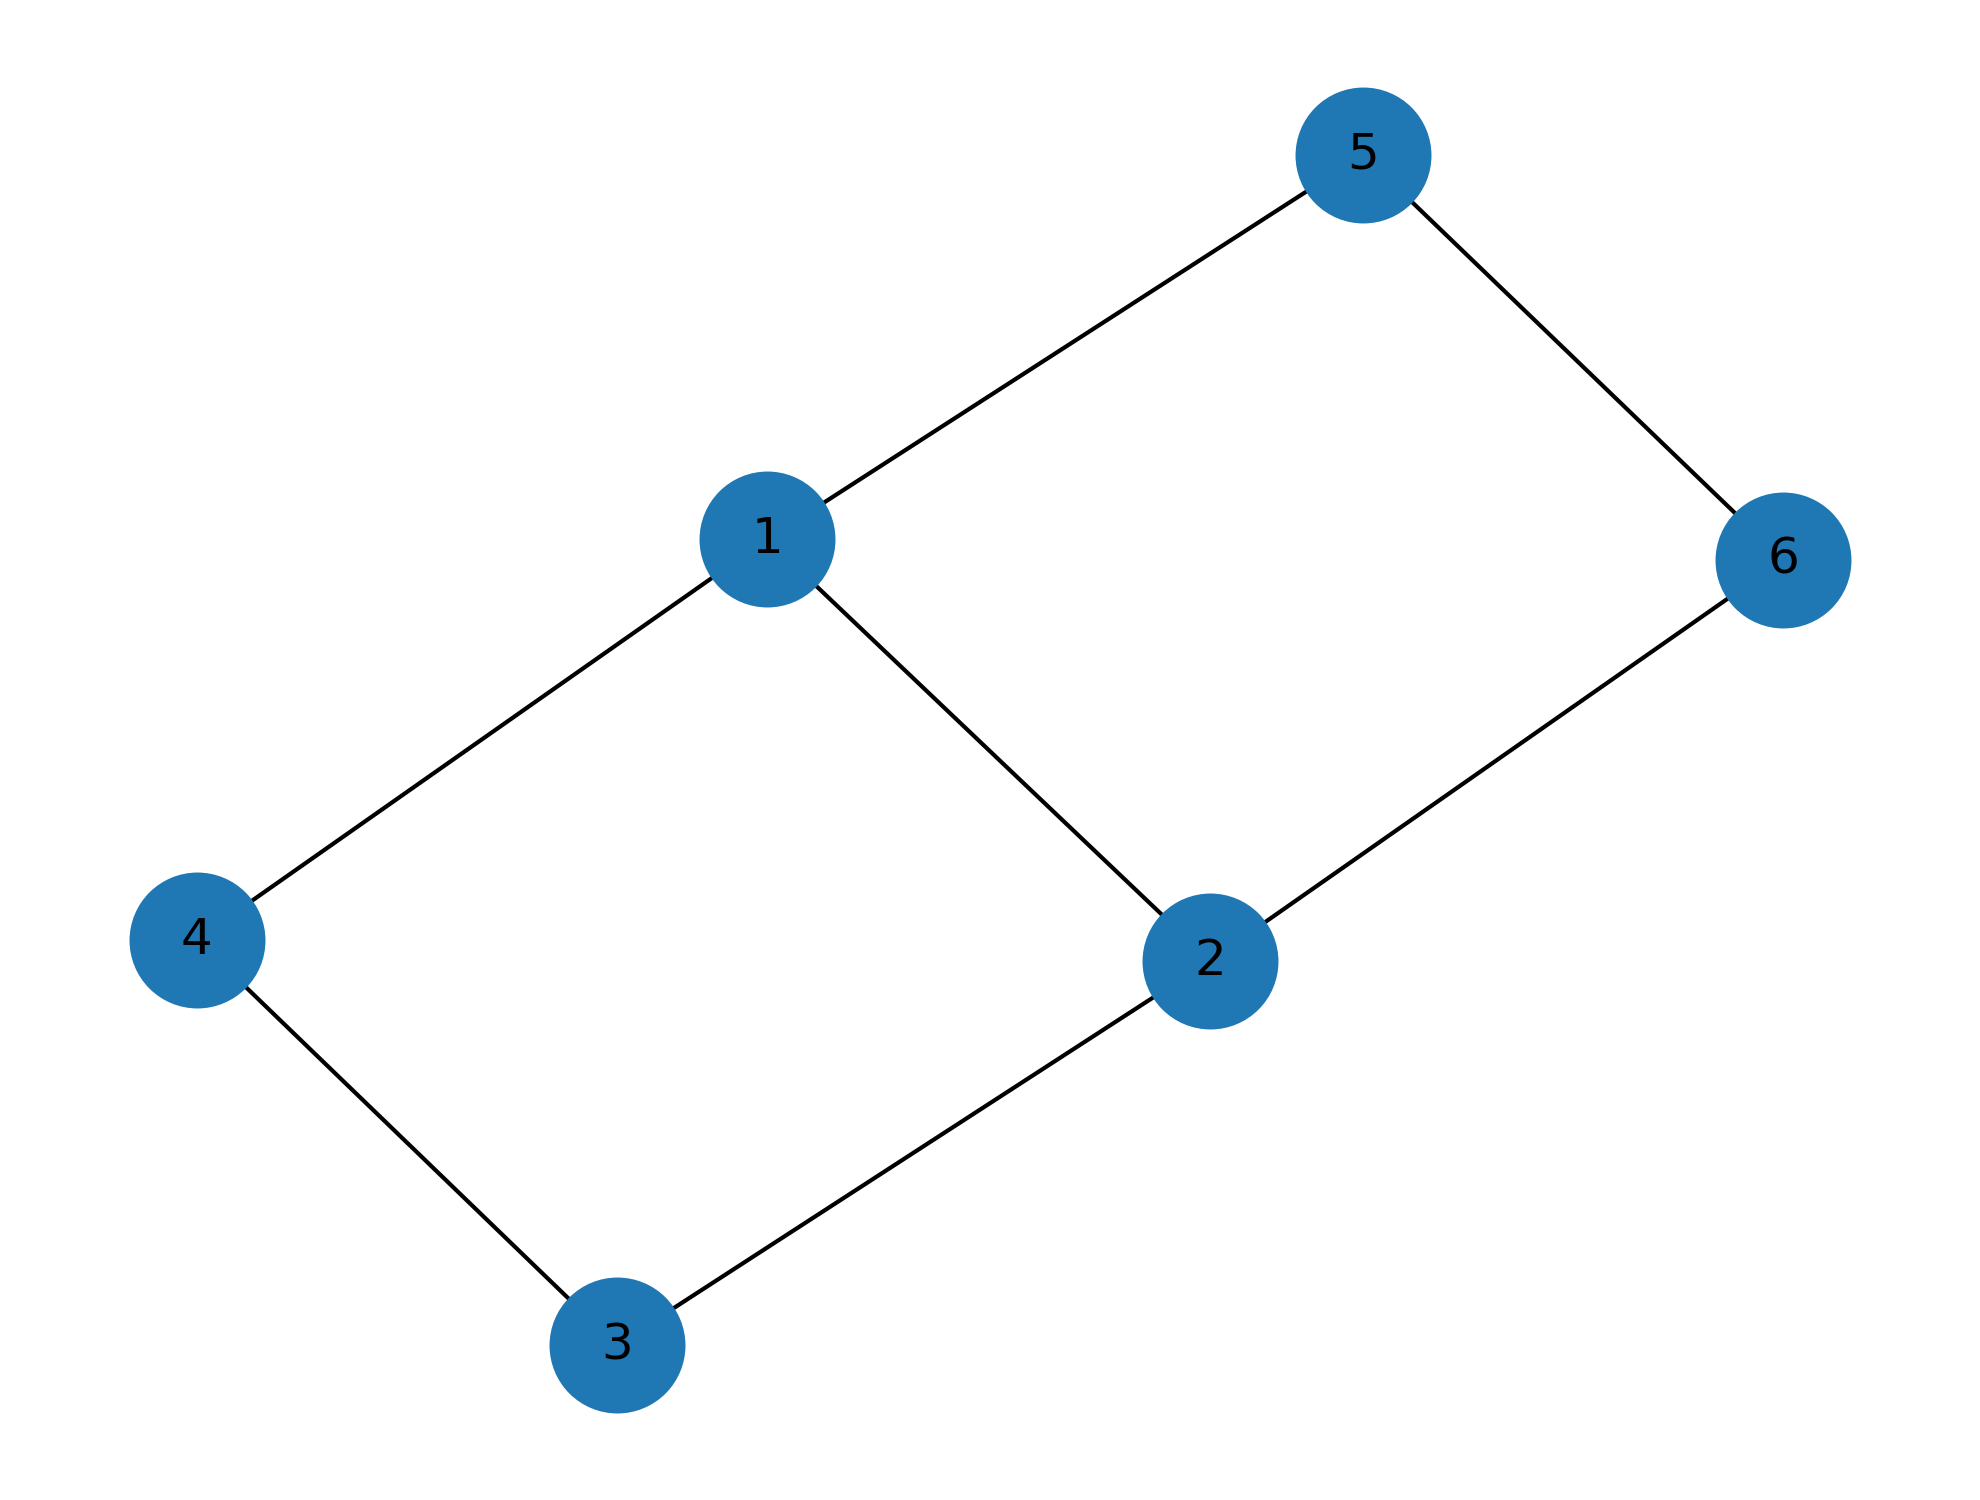

Generate this figure with Python:
import networkx as nx
import matplotlib.pyplot as plt

# Варіант 11
edges = [
    (1, 2),
    (2, 3),
    (3, 4),
    (4, 1),
    (1, 5),
    (2, 6),
    (5, 6)
]

G = nx.Graph()
G.add_edges_from(edges)

pos = nx.spring_layout(G, seed=42)

nx.draw(
    G,
    pos,
    with_labels=True,
    node_size=1000,
    font_size=12
)

plt.savefig(
    "graph_variant_11.png",
    dpi=300,
    bbox_inches="tight"
)

plt.show()
